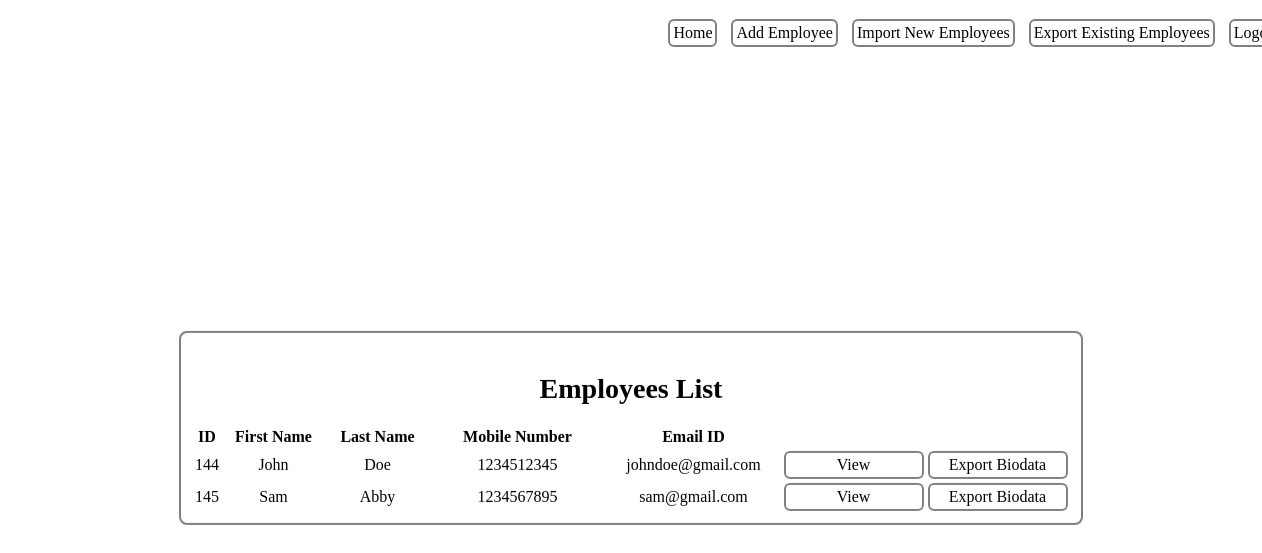
The app's page /viewemp.php with its own data.
### tables this page shows
CREATE TABLE `employees` (
  `id` int(100) NOT NULL,
  `fname` varchar(100) NOT NULL,
  `lname` varchar(100) NOT NULL,
  `gender` varchar(100) NOT NULL,
  `mobilenumber` bigint(10) NOT NULL,
  `emailid` varchar(100) NOT NULL,
  `password` varchar(100) NOT NULL,
  `dob` date NOT NULL,
  `addr` varchar(2000) NOT NULL,
  `role` varchar(100) NOT NULL,
  `sal` int(100) NOT NULL,
  `design` varchar(100) NOT NULL,
  `ut` varchar(100) NOT NULL
);

### viewemp.php (the view, shortened to what this page needs)
<?php
require("db.php");
$query="select id,fname,lname,mobilenumber,emailid from employees where ut='Employee'";
$result=mysqli_query($conn, $query);
$emps=mysqli_fetch_all($result,MYSQLI_ASSOC);
?>
<html>
<head>
    <link rel="stylesheet" type="text/css" media="screen" href="ahome.css">
</head>
    <body>
    <div>
    <a href="ahome.php"><input type="button" name="home" value="Home" class="home1"></a>
    <a href="addemp.php"><input type="button" name="addemp" value="Add Employee" class="home1"></a>
    <a href="import.php"><input type="button" name="importne" value="Import New Employees" class="home1"></a>
    <a href="export.php"><input type="button" name="eee" value="Export Existing Employees" class="home1"></a>
    <a href="index.php"><input type="button" name="logout" value="Logout" class="home1"></a>
    </div>
    <fieldset>
    <br>
    <h1>Employees List</h1>
    <table>
        <tr>
        <th class=id>ID</th>
        <th class=name>First Name</th>
        <th>Last Name</th>
        <th>Mobile Number</th>
        <th class=emailid>Email ID</th>
    </tr>
    <?php foreach($emps as $emp): ?>
        <form action=viewemp.php method=GET>
        <tr>
        <td class=id> <?php echo $emp['id']?> </td>
        <td class=name><?php echo $emp['fname']?></td>
        <td class=name><?php echo $emp['lname']?></td>
        <td class=emailid><?php echo $emp['mobilenumber']?></td>
        <td class=emailid><?php echo $emp['emailid']?></td>
        <td><a href="edetails.php?id=<?php echo $emp['id']?>"><input type=button class=sub name=view value=View></a></td>
        <td><a href="exportbio.php?id=<?php echo $emp['id']?>"><input type=button class=sub name=expdf value='Export Biodata'></a></td>
        </tr>
        </form>
        <?php endforeach;?>
    </table>
    </fieldset>
</body>
</html>

### ahome.css (style rules this page uses)
fieldset { color:black; top: 50%; transform: translate(-0%, -50%); text-align: center; border-radius: 8px; margin-left: auto; margin-right: auto; border-style:solid; border-color: gray; position: relative; width: fit-content; height: fit-content; text-align: center; border-radius: 8px; font-family: 'Times New Roman', Times, serif; font-size: 14px; backdrop-filter: blur(10px); }
.sub { position: relative; font-family: 'Times New Roman', Times, serif; width:140px; border-radius: 6px; backdrop-filter: blur(10px); font-size: 16px; background: transparent; padding: 3px; border-style: solid; border-color: gray; color:black; }
.home1 { position: relative; top:11px; right: -53%; font-family: 'Times New Roman', Times, serif; width:fit-content; border-radius: 6px; backdrop-filter: blur(10px); font-size: 16px; background: transparent; padding: 3px; margin-right:10px; border-style: solid; border-color: gray; color:black; }
form { text-align: center; color: black; font-size: 16px; font-family: 'Times New Roman', Times, serif; }
.id { width: 25px; border: none; text-align: center; height: 23px; }
.name { width: 100px; border: none; text-align: center; height: 23px; }
.emailid { width: 172px; border: none; text-align: center; height: 23px; }

### records on screen
employees: id "144", fname "John", lname "Doe", mobilenumber "1234512345", emailid "johndoe@gmail.com"
employees: id "145", fname "Sam", lname "Abby", mobilenumber "1234567895", emailid "sam@gmail.com"
